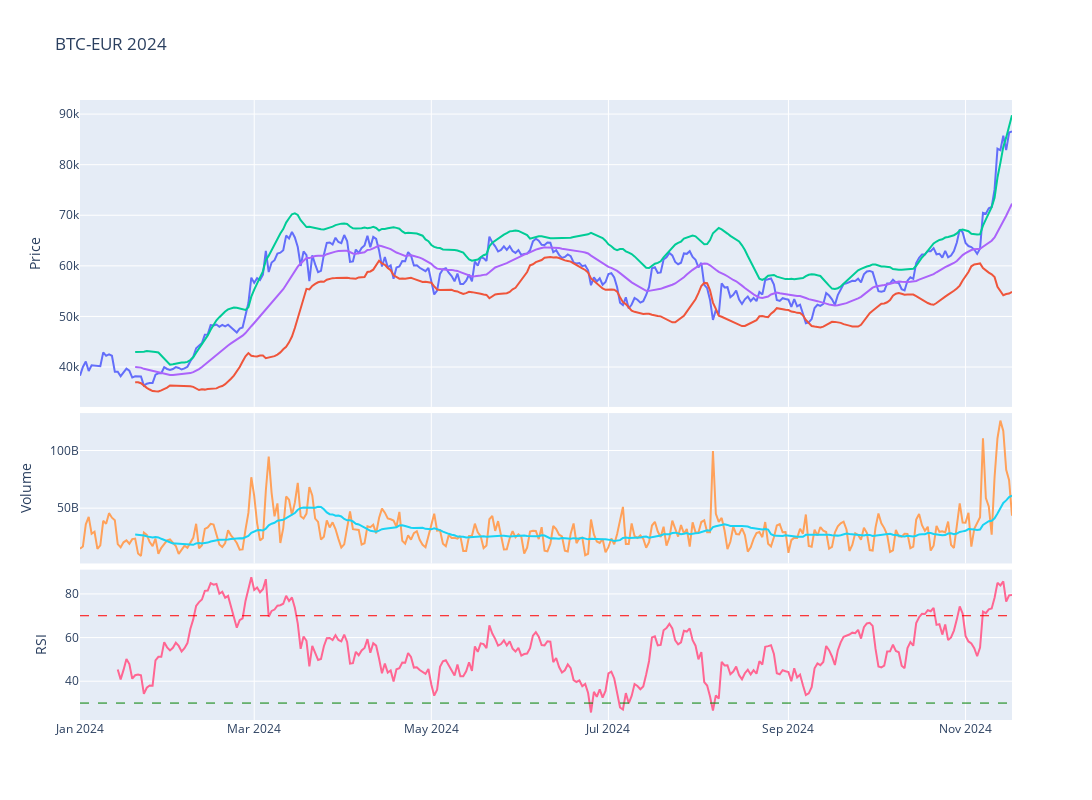

This figure's notebook cell:
### Code cell
# Plot the adjusted close price
fig = make_subplots(rows=4, cols=1,shared_xaxes=True,vertical_spacing=0.01,specs=[[{'rowspan':2,'colspan':1}],[None],[{'rowspan':1,'colspan':1}],[{'rowspan':1,'colspan':1}]])

# Graph (1,1)
fig.add_trace(go.Scatter(x=stock_ticker['Adj Close'].loc[year].index,y=stock_ticker['Adj Close'].loc[year],mode="lines",name=f'{ticker}'),row=1,col=1)
fig.add_trace(go.Scatter(x=stock_ticker['BB_Lower'].loc[year].index,y=stock_ticker['BB_Lower'].loc[year],mode="lines",name='BB_Lower'),row=1,col=1)
fig.add_trace(go.Scatter(x=stock_ticker['BB_Upper'].loc[year].index,y=stock_ticker['BB_Upper'].loc[year],mode="lines",name='BB_Upper'),row=1,col=1)
fig.add_trace(go.Scatter(x=stock_ticker['MMA20'].loc[year].index,y=stock_ticker['MMA20'].loc[year],mode="lines",name='MMA20'),row=1,col=1)
# Update xaxis properties
fig.update_yaxes(title_text="Price", row=1, col=1)

# Graph (3,1)
fig.add_trace(go.Scatter(x=stock_ticker['Volume'].loc[year].index,y=stock_ticker['Volume'].loc[year],mode="lines",name='Volume'),row=3, col=1)
fig.add_trace(go.Scatter(x=stock_ticker['Volume'].loc[year].index,y=stock_ticker['Volume'].loc[year].rolling(20).mean(),mode="lines",name='MMA20'),row=3,col=1)
fig.update_yaxes(title_text="Volume", row=3, col=1)

# Graph (4,1)
fig.add_trace(go.Scatter(x=stock_ticker['RSI'].loc[year].index,y=stock_ticker['RSI'].loc[year],mode="lines",name='RSI'),row=4, col=1)
fig.add_hline(y=30, line_width=1, line_dash="dash", line_color="green",row=4,col=1)
fig.add_hline(y=70, line_width=1, line_dash="dash", line_color="red",row=4,col=1)
fig.update_yaxes(title_text="RSI", row=4, col=1)

fig.update_layout(height=800, width=1300,showlegend=False,title=f"{ticker} {year}")

fig.show()

### Figure 1 — Plotly figure (JSON) as saved in the notebook; plotly's stock layout.template omitted (floating-point values rounded to 4 significant figures; data arrays with more than 128 entries replaced by an {"elided": "..."} marker saying what was removed)
{"data": [{"mode": "lines", "name": "BTC-EUR", "type": "scatter", "x": {"elided": "322 str values"}, "xaxis": "x", "y": {"elided": "322 float values"}, "yaxis": "y"}, {"mode": "lines", "name": "BB_Lower", "type": "scatter", "x": {"elided": "322 str values"}, "xaxis": "x", "y": {"elided": "322 float values"}, "yaxis": "y"}, {"mode": "lines", "name": "BB_Upper", "type": "scatter", "x": {"elided": "322 str values"}, "xaxis": "x", "y": {"elided": "322 float values"}, "yaxis": "y"}, {"mode": "lines", "name": "MMA20", "type": "scatter", "x": {"elided": "322 str values"}, "xaxis": "x", "y": {"elided": "322 float values"}, "yaxis": "y"}, {"mode": "lines", "name": "Volume", "type": "scatter", "x": {"elided": "322 str values"}, "xaxis": "x2", "y": {"elided": "322 int values"}, "yaxis": "y2"}, {"mode": "lines", "name": "MMA20", "type": "scatter", "x": {"elided": "322 str values"}, "xaxis": "x2", "y": {"elided": "322 float values"}, "yaxis": "y2"}, {"mode": "lines", "name": "RSI", "type": "scatter", "x": {"elided": "322 str values"}, "xaxis": "x3", "y": {"elided": "322 float values"}, "yaxis": "y3"}], "layout": {"height": 800, "shapes": [{"line": {"color": "green", "dash": "dash", "width": 1}, "type": "line", "x0": 0, "x1": 1, "xref": "x3 domain", "y0": 30, "y1": 30, "yref": "y3"}, {"line": {"color": "red", "dash": "dash", "width": 1}, "type": "line", "x0": 0, "x1": 1, "xref": "x3 domain", "y0": 70, "y1": 70, "yref": "y3"}], "showlegend": false, "title": {"text": "BTC-EUR 2024"}, "width": 1300, "xaxis": {"anchor": "y", "domain": [0, 1], "matches": "x3", "showticklabels": false}, "xaxis2": {"anchor": "y2", "domain": [0, 1], "matches": "x3", "showticklabels": false}, "xaxis3": {"anchor": "y3", "domain": [0, 1]}, "yaxis": {"anchor": "x", "domain": [0.505, 1], "title": {"text": "Price"}}, "yaxis2": {"anchor": "x2", "domain": [0.2525, 0.495], "title": {"text": "Volume"}}, "yaxis3": {"anchor": "x3", "domain": [0, 0.2425], "title": {"text": "RSI"}}}}
